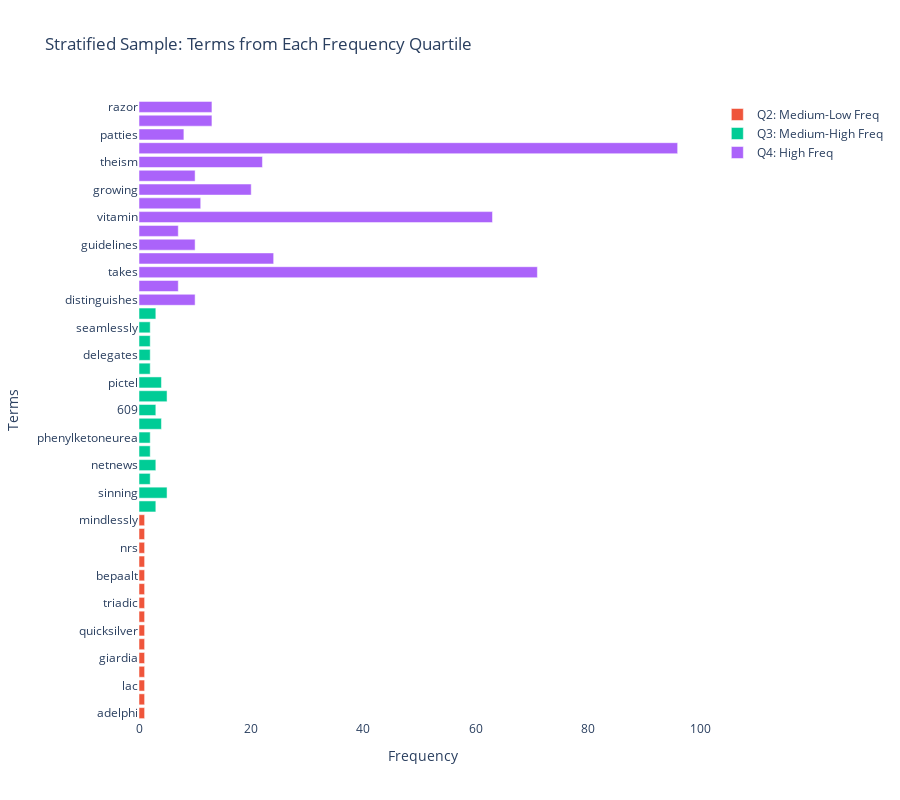

Source (notebook cell):
### Markdown cell above
### >>> **Exercise 13 (take home):** 
The chart above only contains 300 vocabulary in the documents, and it's already computationally intensive to both compute and visualize. Can you efficiently reduce the number of terms you want to visualize as an exercise.

### Code cell
q1, q2, q3 = np.percentile(term_frequencies, [25, 50, 75])


sample_terms = []
sample_freqs = []
sample_labels = []

quartiles = [
    (0, q1, 'Q1: Low Freq'),
    (q1, q2, 'Q2: Medium-Low Freq'),
    (q2, q3, 'Q3: Medium-High Freq'),
    (q3, np.inf, 'Q4: High Freq')
]

for lower, upper, label in quartiles:
    mask = (term_frequencies >= lower) & (term_frequencies < upper)
    candidates_idx = np.where(mask)[0]
    
    if len(candidates_idx) > 0:
        n_sample = min(15, len(candidates_idx))
        sampled_idx = np.random.choice(candidates_idx, n_sample, replace=False)
        sample_terms.extend(feature_names[sampled_idx])
        sample_freqs.extend(term_frequencies[sampled_idx])
        sample_labels.extend([label] * n_sample)
fig = plotly.Figure()
for quartile_label in ['Q1: Low Freq', 'Q2: Medium-Low Freq', 
                       'Q3: Medium-High Freq', 'Q4: High Freq']:
    mask = [label == quartile_label for label in sample_labels]
    q_terms = [term for term, m in zip(sample_terms, mask) if m]
    q_freqs = [freq for freq, m in zip(sample_freqs, mask) if m]

    fig.add_trace(plotly.Bar(
        x=q_freqs,          
        y=q_terms,           
        name=quartile_label,
        orientation='h',
        hovertemplate='<b>%{y}</b><br>Frequency: %{x:,}<extra></extra>'
    ))

fig.update_layout(
    title='Stratified Sample: Terms from Each Frequency Quartile',
    xaxis_title='Frequency',
    yaxis_title='Terms',
    height=800,
    barmode='overlay',
    template='plotly_white'
)

fig.show()

### Figure 1 — Plotly figure (JSON) as saved in the notebook; plotly's stock layout.template omitted (floating-point values rounded to 4 significant figures)
{"data": [{"hovertemplate": "<b>%{y}</b><br>Frequency: %{x:,}<extra></extra>", "name": "Q1: Low Freq", "orientation": "h", "type": "bar", "x": [], "y": []}, {"hovertemplate": "<b>%{y}</b><br>Frequency: %{x:,}<extra></extra>", "name": "Q2: Medium-Low Freq", "orientation": "h", "type": "bar", "x": [1, 1, 1, 1, 1, 1, 1, 1, 1, 1, 1, 1, 1, 1, 1], "y": ["adelphi", "homework", "lac", "24bits", "giardia", "reseach", "quicksilver", "73750", "triadic", "righto", "bepaalt", "sticking", "nrs", "dcw", "mindlessly"]}, {"hovertemplate": "<b>%{y}</b><br>Frequency: %{x:,}<extra></extra>", "name": "Q3: Medium-High Freq", "orientation": "h", "type": "bar", "x": [3, 5, 2, 3, 2, 2, 4, 3, 5, 4, 2, 2, 2, 2, 3], "y": ["1352", "sinning", "datacube", "netnews", "1ql0ajinn2kj", "phenylketoneurea", "gnostics", "609", "accusations", "pictel", "supporter", "delegates", "preclinical", "seamlessly", "usceast"]}, {"hovertemplate": "<b>%{y}</b><br>Frequency: %{x:,}<extra></extra>", "name": "Q4: High Freq", "orientation": "h", "type": "bar", "x": [10, 7, 71, 24, 10, 7, 63, 11, 20, 10, 22, 96, 8, 13, 13], "y": ["distinguishes", "2246", "takes", "client", "guidelines", "physicist", "vitamin", "taylor", "growing", "lesions", "theism", "recent", "patties", "applying", "razor"]}], "layout": {"barmode": "overlay", "height": 800, "title": {"text": "Stratified Sample: Terms from Each Frequency Quartile"}, "xaxis": {"title": {"text": "Frequency"}}, "yaxis": {"title": {"text": "Terms"}}}}
